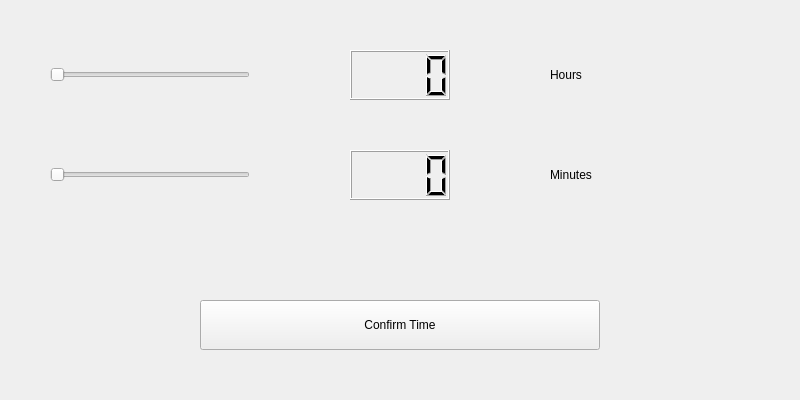
<?xml version="1.0" encoding="UTF-8"?>
<ui version="4.0">
 <class>Time_Select</class>
 <widget class="QWidget" name="Time_Select">
  <property name="geometry">
   <rect>
    <x>0</x>
    <y>0</y>
    <width>800</width>
    <height>400</height>
   </rect>
  </property>
  <property name="windowTitle">
   <string>Time_Select</string>
  </property>
  <widget class="QSlider" name="HourSlider">
   <property name="geometry">
    <rect>
     <x>50</x>
     <y>50</y>
     <width>200</width>
     <height>50</height>
    </rect>
   </property>
   <property name="maximum">
    <number>3</number>
   </property>
   <property name="orientation">
    <enum>Qt::Horizontal</enum>
   </property>
  </widget>
  <widget class="QLCDNumber" name="HourDisplay">
   <property name="geometry">
    <rect>
     <x>350</x>
     <y>50</y>
     <width>100</width>
     <height>50</height>
    </rect>
   </property>
   <property name="digitCount">
    <number>4</number>
   </property>
  </widget>
  <widget class="QLabel" name="HourLabel">
   <property name="geometry">
    <rect>
     <x>550</x>
     <y>50</y>
     <width>100</width>
     <height>50</height>
    </rect>
   </property>
   <property name="text">
    <string>Hours</string>
   </property>
  </widget>
  <widget class="QLabel" name="MinuteLabel">
   <property name="geometry">
    <rect>
     <x>550</x>
     <y>150</y>
     <width>100</width>
     <height>50</height>
    </rect>
   </property>
   <property name="text">
    <string>Minutes</string>
   </property>
  </widget>
  <widget class="QLCDNumber" name="MinuteDisplay">
   <property name="geometry">
    <rect>
     <x>350</x>
     <y>150</y>
     <width>100</width>
     <height>50</height>
    </rect>
   </property>
   <property name="digitCount">
    <number>4</number>
   </property>
  </widget>
  <widget class="QSlider" name="MinuteSlider">
   <property name="geometry">
    <rect>
     <x>50</x>
     <y>150</y>
     <width>200</width>
     <height>50</height>
    </rect>
   </property>
   <property name="maximum">
    <number>60</number>
   </property>
   <property name="orientation">
    <enum>Qt::Horizontal</enum>
   </property>
  </widget>
  <widget class="QPushButton" name="ConfirmTime">
   <property name="geometry">
    <rect>
     <x>200</x>
     <y>300</y>
     <width>400</width>
     <height>50</height>
    </rect>
   </property>
   <property name="text">
    <string>Confirm Time</string>
   </property>
  </widget>
 </widget>
 <layoutdefault spacing="6" margin="11"/>
 <resources/>
 <connections>
  <connection>
   <sender>ConfirmTime</sender>
   <signal>clicked()</signal>
   <receiver>Time_Select</receiver>
   <slot>close()</slot>
   <hints>
    <hint type="sourcelabel">
     <x>488</x>
     <y>335</y>
    </hint>
    <hint type="destinationlabel">
     <x>699</x>
     <y>365</y>
    </hint>
   </hints>
  </connection>
 </connections>
</ui>
